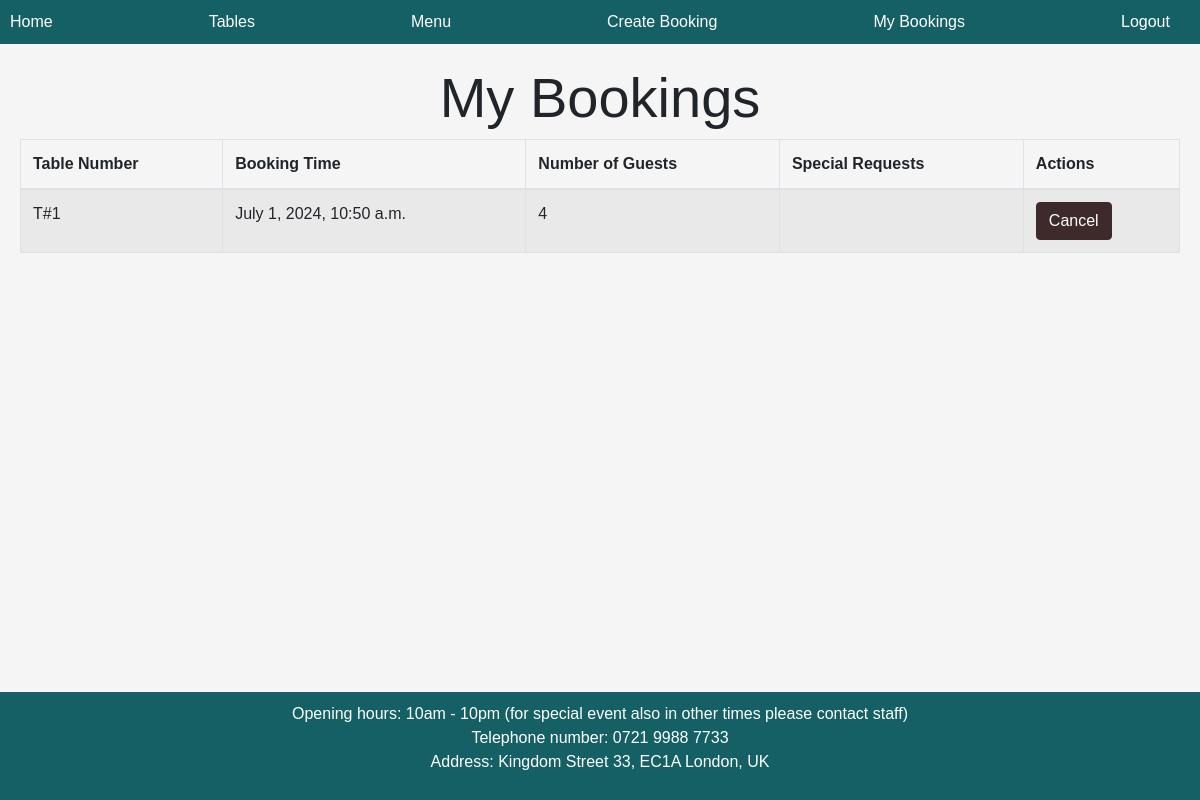
The page /bookings/ (signed in) on the database its author committed.
### main/models.py (models this page shows, shortened)
class Booking(models.Model):
    user = models.ForeignKey(User, on_delete=models.CASCADE)
    table = models.ForeignKey(Table, on_delete=models.CASCADE)
    booking_time = models.DateTimeField()
    number_of_people = models.IntegerField()
    special_requests = models.TextField(blank=True, null=True)
    created_at = models.DateTimeField(auto_now_add=True)

class Table(models.Model):
    table_number = models.IntegerField(unique=True)
    seats = models.IntegerField()
    available =  models.BooleanField(default=True)

### main/views.py (the view)
# urls.py: path('bookings/', views.booking_list, name='booking_list'),
@login_required
def booking_list(request):
    bookings = Booking.objects.filter(user=request.user)
    return render(request, 'bookings.html', {'bookings': bookings})

### templates/bookings.html (shortened to what this page needs)
{% extends 'base.html' %}
{% block content %}
    <h1 class="display-4">My Bookings</h1>
    <div class="table-responsive">
        <table class="table table-striped table-bordered">
            <thead>
                <tr>
                    <th>Table Number</th>
                    <th>Booking Time</th>
                    <th>Number of Guests</th>
                    <th>Special Requests</th>
                    <th>Actions</th>
                </tr>
            </thead>
            <tbody>
                {% for booking in bookings %}
                    <tr>
                        <td>T#{{ booking.table.table_number }}</td>
                        <td>{{ booking.booking_time }}</td>
                        <td>{{ booking.number_of_people }}</td>
                        <td>{{ booking.special_requests }}</td>
                        <td>
                            <button type="button" class="btn btn-danger" data-toggle="modal" data-target="#cancel-modal-{{ booking.id }}">Cancel</button>
                        </td>
                    </tr>
                {% empty %}
                    <tr>
                        <td colspan="5">No bookings found.</td>
                    </tr>
                {% endfor %}
            </tbody>
        </table>
    </div>
{% endblock %}

### templates/base.html (style rules this page uses)
body { font-family: Arial, sans-serif; background-color: #f5f5f5; margin: 0; padding: 0; display: flex; flex-direction: column; min-height: 100vh; }
.btn { background-color: #3F2A2B; border-color: #3F2A2B; }

### rows shown on the page
Booking: table.table_number "1", booking_time "July 1, 2024, 10:50 a.m.", number_of_people "4"
